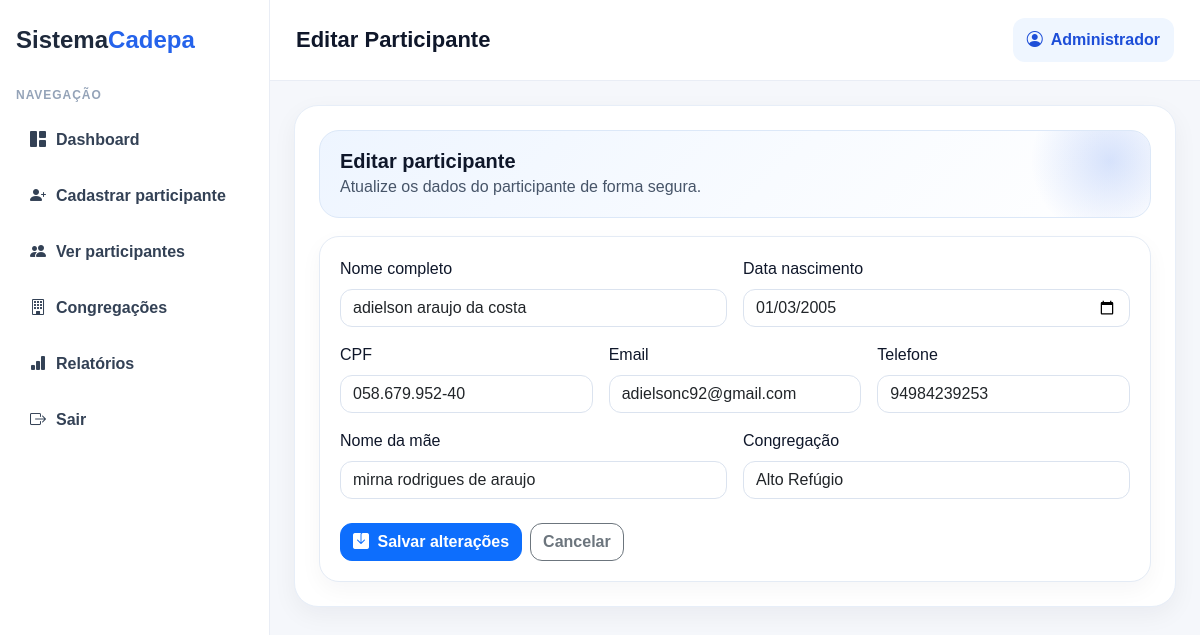
Screenshot of /participantes/1/editar (signed in) with the database file from the repository.
### tables this page shows
CREATE TABLE participantes (
            id INTEGER PRIMARY KEY AUTOINCREMENT,
            nome_completo TEXT,
            data_nascimento TEXT,
            cpf TEXT UNIQUE,
            email TEXT,
            numero TEXT,
            nome_mae TEXT,
            congregacao TEXT
        );

### app.py (the view, shortened to what this page needs)
@app.route("/participantes/<int:id>/editar", methods=["GET", "POST"])
def editar_participante(id):
    if "user_id" not in session:
        return redirect("/login")
    conn = get_db()
    participante = conn.execute("""
        SELECT * FROM participantes
        WHERE id = ?
    """, (id,)).fetchone()
    if not participante:
        conn.close()
        flash("Participante não encontrado.", "danger")
        return redirect("/participantes")
    macros = conn.execute("""
        SELECT * FROM macros
        ORDER BY nome
    """).fetchall()
    conn.close()
    return render_template(
        "editar_participante.html",
        participante=participante,
        macros=macros
    )

### app.py (called while the page is built)
def get_db():
    conn = sqlite3.connect(DB_PATH)
    conn.row_factory = sqlite3.Row
    return conn

### templates/editar_participante.html (shortened to what this page needs)
{% extends "base.html" %}
{% block page_title %}Editar Participante{% endblock %}
{% block page_content %}
<div class="page-header">
    <h3>Editar participante</h3>
    <p>Atualize os dados do participante de forma segura.</p>
</div>
<div class="surface-card">
    <form method="POST">
        <div class="row g-3">
            <div class="col-md-6">
                <label class="form-label">Nome completo</label>
                <input type="text" name="nome_completo" class="form-control" value="{{ participante.nome_completo }}" required>
            </div>
            <div class="col-md-6">
                <label class="form-label">Data nascimento</label>
                <input type="date" name="data_nascimento" class="form-control" value="{{ participante.data_nascimento }}" required>
            </div>
            <div class="col-md-4">
                <label class="form-label">CPF</label>
                <input type="text" name="cpf" class="form-control" value="{{ participante.cpf }}" required>
            </div>
            <div class="col-md-4">
                <label class="form-label">Email</label>
                <input type="email" name="email" class="form-control" value="{{ participante.email }}">
            </div>
            <div class="col-md-4">
                <label class="form-label">Telefone</label>
                <input type="text" name="numero" class="form-control" value="{{ participante.numero }}">
            </div>
            <div class="col-md-6">
                <label class="form-label">Nome da mãe</label>
                <input type="text" name="nome_mae" class="form-control" value="{{ participante.nome_mae }}">
            </div>
            <div class="col-md-6">
                <label class="form-label">Congregação</label>
                <input type="text" name="congregacao" class="form-control" value="{{ participante.congregacao }}" required>
            </div>
        </div>
        <div class="mt-4 d-flex gap-2">
            <button class="btn btn-primary">
                <i class="bi bi-save-fill me-1"></i> Salvar alterações
            </button>
            <a href="/participantes/{{ participante.id }}" class="btn btn-outline-secondary">
                Cancelar
            </a>
        </div>
    </form>
</div>
{% endblock %}

### templates/base.html (style rules this page uses)
body { background: #f5f7fb; font-family: Arial, sans-serif; margin: 0; color: #0f172a; }
.page-header { position: relative; overflow: hidden; border-radius: 20px; padding: 18px 20px; margin-bottom: 18px; background: linear-gradient(135deg, #eef5ff 0%, #f8fbff 55%, #ffffff 100%); border: 1px solid #dce8f8; }
.page-header::after { content: ""; position: absolute; right: -40px; top: -50px; width: 160px; height: 160px; border-radius: 50%; background: radial-gradient(circle, rgba(37, 99, 235, 0.18) 0%, rgba(37, 99, 235, 0) 70%); }
.page-header h3 { margin: 0 0 2px 0; font-size: 1.25rem; font-weight: 700; color: #0f172a; position: relative; z-index: 1; }
.page-header p { margin: 0; color: #475569; position: relative; z-index: 1; }
.surface-card { background: #ffffff; border: 1px solid #e4ebf5; border-radius: 20px; box-shadow: 0 8px 22px rgba(15, 23, 42, 0.04); padding: 20px; }
.btn-primary, .btn-success, .btn-warning, .btn-danger, .btn-outline-secondary, .btn-outline-dark { border-radius: 12px; font-weight: 600; }
.form-control, .form-select { border-radius: 12px; border-color: #dbe3ef; }

### rows the page displays
participantes: nome_completo "adielson araujo da costa", data_nascimento "01/03/2005", cpf "058.679.952-40", email "adielsonc92@gmail.com", numero "94984239253", nome_mae "mirna rodrigues de araujo", congregacao "Alto Refúgio"

### other values shown
{{ session.get("nome", "Usuário") }} "Administrador"
